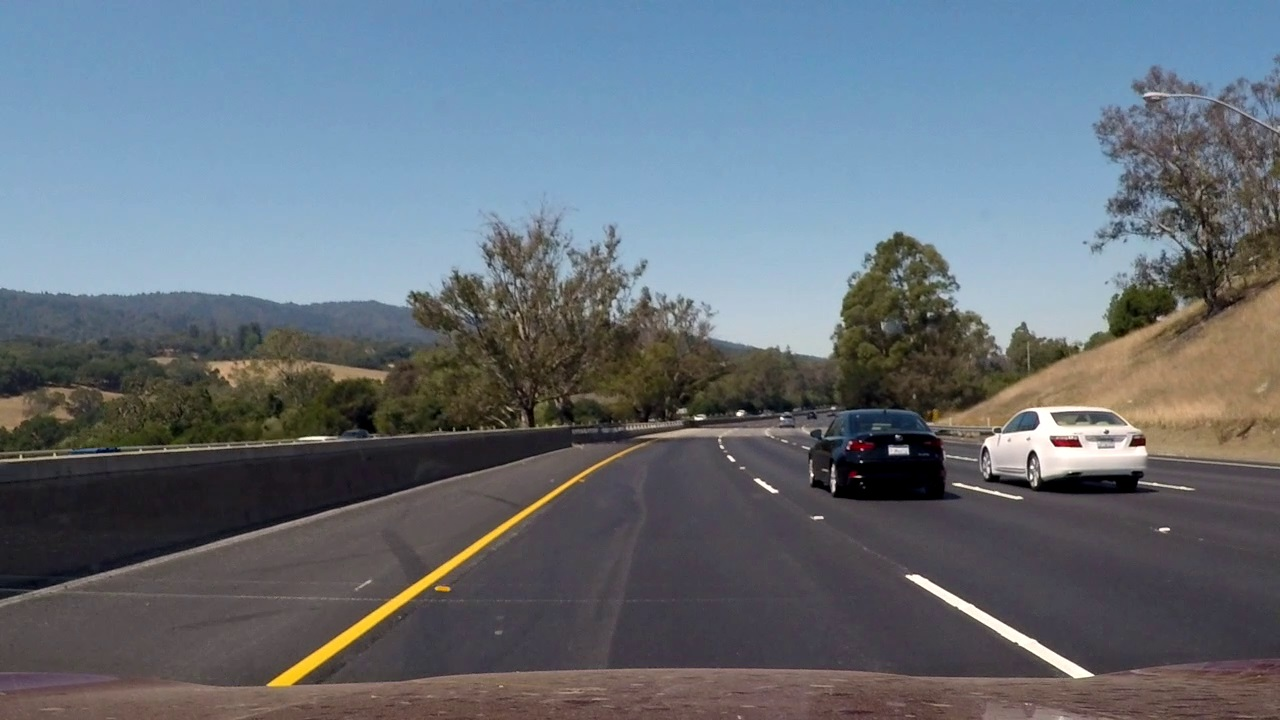
#> input picture test_images/challengeSnap1.jpg, 1280 x 720 px; its folder holds only this picture in this run
$ jupyter execute --allow-errors P1.ipynb   (shell and % lines are left out)
#> lines starting #> are read from the running program, lines starting #| are printed output that depends on the picture; after the words box and inside, x2 and y2 are one past the last pixel; in counts of white or black regions, pixels touching at a corner belong together
# Self-Driving Car Engineer Nanodegree

## Project: **Finding Lane Lines on the Road**
***
In this project, you will use the tools you learned about in the lesson to identify lane lines on the road.  You can develop your pipeline on a series of individual images, and later apply the result to a video stream (really just a series of images). Check out the video clip "raw-lines-example.mp4" (also contained in this repository) to see what the output should look like after using the helper functions below.

Once you have a result that looks roughly like "raw-lines-example.mp4", you'll need to get creative and try to average and/or extrapolate the line segments you've detected to map out the full extent of the lane lines.  You can see an example of the result you're going for in the video "P1_example.mp4".  Ultimately, you would like to draw just one line for the left side of the lane, and one for the right.

In addition to implementing code, there is a brief writeup to complete. The writeup should be completed in a separate file, which can be either a markdown file or a pdf document. There is a [write up template](https://github.com/udacity/CarND-LaneLines-P1/blob/master/writeup_template.md) that can be used to guide the writing process. Completing both the code in the Ipython notebook and the writeup template will cover all of the [rubric points](https://review.udacity.com/#!/rubrics/322/view) for this project.

---
Let's have a look at our first image called 'test_images/solidWhiteRight.jpg'.  Run the 2 cells below (hit Shift-Enter or the "play" button above) to display the image.

**Note: If, at any point, you encounter frozen display windows or other confounding issues, you can always start again with a clean slate by going to the "Kernel" menu above and selecting "Restart & Clear Output".**

---

**The tools you have are color selection, region of interest selection, grayscaling, Gaussian smoothing, Canny Edge Detection and Hough Tranform line detection.  You  are also free to explore and try other techniques that were not presented in the lesson.  Your goal is piece together a pipeline to detect the line segments in the image, then average/extrapolate them and draw them onto the image for display (as below).  Once you have a working pipeline, try it out on the video stream below.**

---

<figure>

 <figcaption>
 <p></p>
 <p style="text-align: center;"> Your output should look something like this (above) after detecting line segments using the helper functions below </p>
 </figcaption>
</figure>
 <p></p>
<figure>

 <figcaption>
 <p></p>
 <p style="text-align: center;"> Your goal is to connect/average/extrapolate line segments to get output like this</p>
 </figcaption>
</figure>

**Run the cell below to import some packages.  If you get an `import error` for a package you've already installed, try changing your kernel (select the Kernel menu above --> Change Kernel).  Still have problems?  Try relaunching Jupyter Notebook from the terminal prompt.  Also, consult the forums for more troubleshooting tips.**

## Import Packages

[cell 1]
#importing some useful packages
from __future__ import print_function
import matplotlib.pyplot as plt
import matplotlib.image as mpimg
import numpy as np
import cv2
import glob
# from ipywidgets import interact, interactive, fixed, interact_manual
# import ipywidgets as widgets

## Read in an Image

#> (a cell that did not finish here is left out)

## Ideas for Lane Detection Pipeline

**Some OpenCV functions (beyond those introduced in the lesson) that might be useful for this project are:**

`cv2.inRange()` for color selection
`cv2.fillPoly()` for regions selection
`cv2.line()` to draw lines on an image given endpoints
`cv2.addWeighted()` to coadd / overlay two images
`cv2.cvtColor()` to grayscale or change color
`cv2.imwrite()` to output images to file
`cv2.bitwise_and()` to apply a mask to an image

**Check out the OpenCV documentation to learn about these and discover even more awesome functionality!**

## Helper Functions

Below are some helper functions to help get you started. They should look familiar from the lesson!

[cell 3]
import math

def grayscale(img):
    """Applies the Grayscale transform
    This will return an image with only one color channel
    but NOTE: to see the returned image as grayscale
    (assuming your grayscaled image is called 'gray')
    you should call plt.imshow(gray, cmap='gray')"""
#     return cv2.cvtColor(img, cv2.COLOR_RGB2GRAY)
    # Or use BGR2GRAY if you read an image with cv2.imread()
    return cv2.cvtColor(img, cv2.COLOR_BGR2GRAY)

def canny(img, low_threshold, high_threshold):
    """Applies the Canny transform"""
    return cv2.Canny(img, low_threshold, high_threshold)

def gaussian_blur(img, kernel_size):
    """Applies a Gaussian Noise kernel"""
    return cv2.GaussianBlur(img, (kernel_size, kernel_size), 0)

def region_of_interest(img, vertices):
    """
    Applies an image mask.

    Only keeps the region of the image defined by the polygon
    formed from `vertices`. The rest of the image is set to black.
    `vertices` should be a numpy array of integer points.
    """
    #defining a blank mask to start with
    mask = np.zeros_like(img)

    #defining a 3 channel or 1 channel color to fill the mask with depending on the input image
    if len(img.shape) > 2:
        channel_count = img.shape[2]  # i.e. 3 or 4 depending on your image
        ignore_mask_color = (255,) * channel_count
    else:
        ignore_mask_color = 255

    #filling pixels inside the polygon defined by "vertices" with the fill color
    cv2.fillPoly(mask, vertices, ignore_mask_color)

    #returning the image only where mask pixels are nonzero
    masked_image = cv2.bitwise_and(img, mask)
    return masked_image


def draw_lines(img, lines, color=[255, 0, 0], thickness=15):
    """
    NOTE: this is the function you might want to use as a starting point once you want to
    average/extrapolate the line segments you detect to map out the full
    extent of the lane (going from the result shown in raw-lines-example.mp4
    to that shown in P1_example.mp4).

    Think about things like separating line segments by their
    slope ((y2-y1)/(x2-x1)) to decide which segments are part of the left
    line vs. the right line.  Then, you can average the position of each of
    the lines and extrapolate to the top and bottom of the lane.

    This function draws `lines` with `color` and `thickness`.
    Lines are drawn on the image inplace (mutates the image).
    If you want to make the lines semi-transparent, think about combining
    this function with the weighted_img() function below
    """
    rm = []
    lm = []
    rc = []
    lc = []

    xsize = img.shape[1]
    ysize = img.shape[0]
    y_top = ysize*0.58
    y_bot = ysize

    for line in lines:
        for x1,y1,x2,y2 in line:
            slope = (1.0*y2-1.0*y1)/(1.0*x2-1.0*x1)
            center = [(1.0*x2+1.0*x1)/2.0, (1.0*y2+1.0*y1)/2.0]
            if slope<-0.5 and slope>-0.8 and center[0]<(xsize/2.0):
                lm.append(slope)
                lc.append(center)
#                 cv2.line(img, (x1, y1), (x2, y2), [255, 0, 0], 2)
            elif slope>0.5 and slope<0.8 and center[0]>(xsize/2.0):
                rm.append(slope)
                rc.append(center)
#                 cv2.line(img, (x1, y1), (x2, y2), [0, 255, 0], 2)
    if len(lm)>0:
        l_slope = np.sum(lm)/len(lm)
        l_center = np.divide(np.sum(lc,axis=0),len(lc))
        x_l_top = l_center[0]-(l_center[1]-y_top)/l_slope
        x_l_bottom = l_center[0]-(l_center[1]-y_bot)/l_slope
        combinedImage = cv2.line(img, (int(x_l_top), int(y_top)), (int(x_l_bottom), int(y_bot)), color, thickness)

    if len(rm)>0:
        r_slope = np.sum(rm)/len(rm)
        r_center = np.divide(np.sum(rc,axis=0),len(rc))
        x_r_top = r_center[0]-(r_center[1]-y_top)/r_slope
        x_r_bottom = r_center[0]-(r_center[1]-y_bot)/r_slope
        combinedImage = cv2.line(img, (int(x_r_top), int(y_top)), (int(x_r_bottom), int(y_bot)), color, thickness)


def hough_lines(img, rho, theta, threshold, min_line_len, max_line_gap):
    """
    `img` should be the output of a Canny transform.

    Returns an image with hough lines drawn.
    """
    lines = cv2.HoughLinesP(img, rho, theta, threshold, np.array([]), minLineLength=min_line_len, maxLineGap=max_line_gap)
    line_img = np.zeros((img.shape[0], img.shape[1], 3), dtype=np.uint8)
    draw_lines(line_img, lines)
    return line_img

# Python 3 has support for cool math symbols.

def weighted_img(img, initial_img, α=0.8, β=1., γ=0.):
    """
    `img` is the output of the hough_lines(), An image with lines drawn on it.
    Should be a blank image (all black) with lines drawn on it.

    `initial_img` should be the image before any processing.

    The result image is computed as follows:

    initial_img * α + img * β + γ
    NOTE: initial_img and img must be the same shape!
    """
    return cv2.addWeighted(initial_img, α, img, β, γ)

## Test Images

Build your pipeline to work on the images in the directory "test_images"
**You should make sure your pipeline works well on these images before you try the videos.**

[cell 4]
import os
imgList = os.listdir("test_images/")
#> imgList = ['challengeSnap1.jpg']
print(imgList)
#| ['challengeSnap1.jpg']

## Build a Lane Finding Pipeline

Build the pipeline and run your solution on all test_images. Make copies into the `test_images_output` directory, and you can use the images in your writeup report.

Try tuning the various parameters, especially the low and high Canny thresholds as well as the Hough lines parameters.

[cell 5]
images = [mpimg.imread(file) for file in glob.glob('test_images/*jpg')]
#> images = 1 item
for i in range(0,len(images)):
    plt.figure()
    plt.imshow(images[i])
#> this loop made 1 pass

[cell 6]
def colorPipe(image, lightingLow = 200, hueLow = 15, hueHigh = 30, debug = False):
    """Color Selecting From Each Image"""
    ## convert to hsv
    hls = cv2.cvtColor(image, cv2.COLOR_RGB2HLS)

    ## mask of white (0,0,0) ~ (180, 255,255)
    mask1 = cv2.inRange(hls, (0, lightingLow, 0), (180, 255,255))

    ## mask of yellow (25,0,150) ~ (36, 255, 255)
    mask2 = cv2.inRange(hls, (hueLow,100,100), (hueHigh, 255, 255))

    ## final mask and masked
    mask = cv2.bitwise_or(mask1, mask2)
    hsvMask1Select = cv2.bitwise_and(image,image, mask=mask1)
    hsvMask2Select = cv2.bitwise_and(image,image, mask=mask2)
    colorSelectImage = cv2.bitwise_and(image,image, mask=mask)

    if debug:
        ## plot final masked images
        print("Color select pipe output:")
        f, axarr = plt.subplots(1,4,figsize=(20, 5))
        axarr[0].imshow(image)
        axarr[1].imshow(hsvMask1Select)
        axarr[2].imshow(hsvMask2Select)
        axarr[3].imshow(colorSelectImage)

    return colorSelectImage

[cell 7]
# Testing color pipe parameters here
# interact_manual(colorPipe, image=fixed(images[4]),
#                 lightingLow = 200, hueLow = 15, hueHigh = 30,
#                 debug = fixed(True))

[cell 8]
def regionPipe(image, bottomLeftXOffset = 0.08,bottomRightXOffset = 0.94,
               topLeftXOffset = 0.44, topRightXOffset = 0.552,
               horizon = 0.598, debug = False):
    # Region Selecting From Each Image
    region_select = np.copy(image)
    ysize = image.shape[0]
    xsize = image.shape[1]

    # Vertices of a quadrilateral
    left_bottom = np.array([xsize*bottomLeftXOffset, ysize])
    right_bottom = np.array([xsize*bottomRightXOffset,ysize])
    left_top = np.array([xsize*topLeftXOffset, ysize*horizon])
    right_top = np.array([xsize*topRightXOffset, ysize*horizon])
    vertices = np.array( [[left_top,left_bottom,right_bottom,right_top]], dtype=np.int32 )
    regionImage = region_of_interest(image, vertices)
    if debug:
        ## plot final masked images
        print("Region select pipe output:")
        plt.figure()
        plt.imshow(regionImage, cmap='gray')

    return(regionImage)

[cell 9]
# [5 lines of commented-out code are left out]

[cell 10]
def cannyPipe(image, kernel_size = 7, low_threshold = 50, ratio = 3, debug=False):
    # Region Selecting From Each Image
    cannyImages=[]
    high_threshold = low_threshold * ratio

    for i in range(0,len(images)):
        grayImg = grayscale(image)
        blur_grayImg = gaussian_blur(grayImg, kernel_size)
        cannyImage = canny(blur_grayImg, low_threshold, high_threshold)

    if debug:
        print("Canny pipe output:")
#         f, axarr = plt.subplots(1,2,figsize=(20, 5))
#         axarr[0].imshow(image)
#         axarr[1].imshow(cannyImage, cmap = 'gray')
        plt.imshow(cannyImage, cmap = 'gray')
        plt.show()

    return(cannyImage)

[cell 11]
# interact_manual(cannyPipe, image=fixed(images[4]),
#                 kernel_size = 5, low_threshold = 40, ratio =3,
#                 debug = fixed(True))

[cell 12]
def houghPipe(image, origImage, debug=False):
    rho = 1
    theta =np.pi/180
    threshold = 18
    min_line_len = 15
    max_line_gap = 25
    lineImage = hough_lines(image, rho, theta, threshold, min_line_len, max_line_gap)
    houghImage = weighted_img(lineImage, origImage, α=0.8, β=1., γ=0.)

    if debug:
        # Display the image
        plt.imshow(houghImage, cmap = 'gray')

    return houghImage

[cell 13]
houghImages=[]
for i in range(len(images)):
    colorSelImages = colorPipe(images[i])
    cannyImages = cannyPipe(colorSelImages)
    regionSelImages = regionPipe(cannyImages)
    houghImage = houghPipe(regionSelImages,images[i])
    houghImages.append(houghImage)

    f, axarr = plt.subplots(1,3,figsize=(20, 5))
    axarr[0].imshow(images[i])
    axarr[1].imshow(regionSelImages, cmap = 'gray')
    axarr[2].imshow(houghImage, cmap = 'gray')
#> this loop made 1 pass
#> (high_threshold in cannyPipe, left_bottom in regionPipe, right_bottom in regionPipe, left_top in regionPipe, right_top in regionPipe, vertices in regionPipe) on pass 1: (150, [102.4, 720], [1203.2, 720], [563.2, 430.6], [706.6, 430.6], [[563, 430], [102, 720], [1203, 720], [706, 430]])
#> pass 1, in colorPipe, `mask1 = cv2.inRange(hls, (0, lightingLow, 0), (180, 255,255))`:
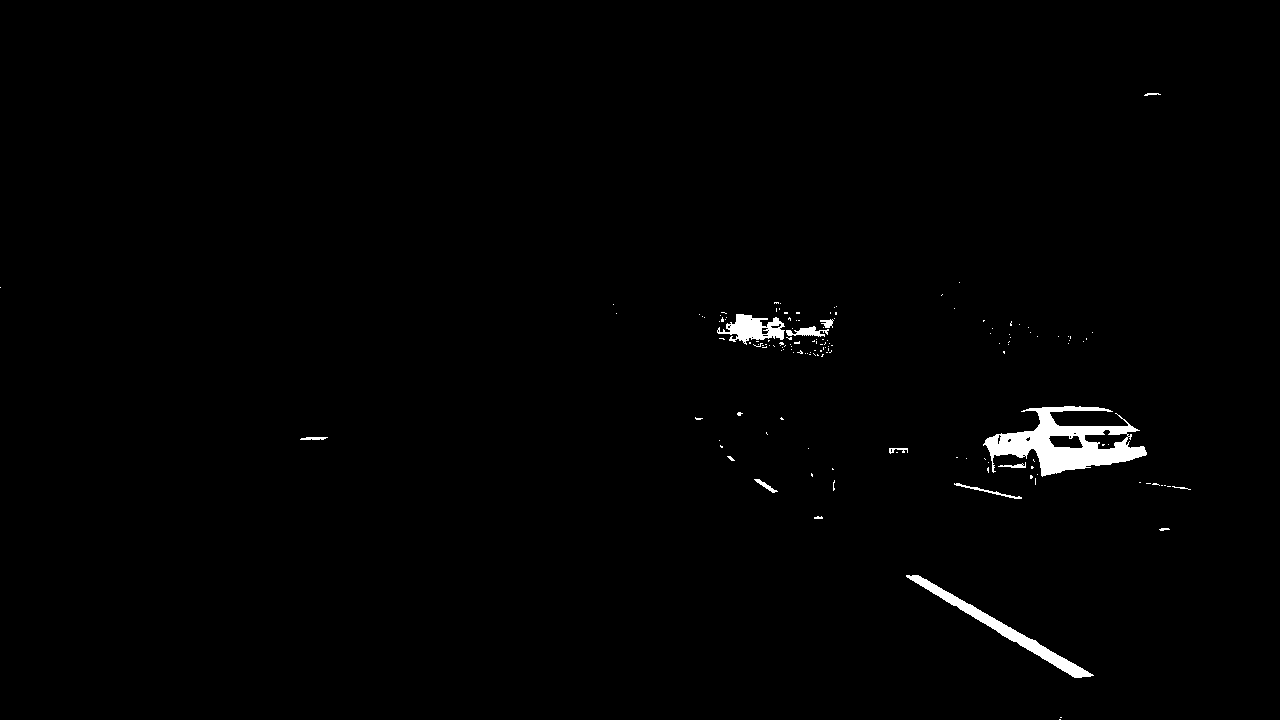
#> mask1: shape (720, 1280); 1% white; 146 white regions (131 under 20 px), largest, box (x1, y1, x2, y2) and area: (983, 406, 1147, 477) 5007, (906, 575, 1094, 678) 2030, (717, 314, 785, 345) 1087
#> pass 1, in colorPipe, `mask = cv2.bitwise_or(mask1, mask2)`:
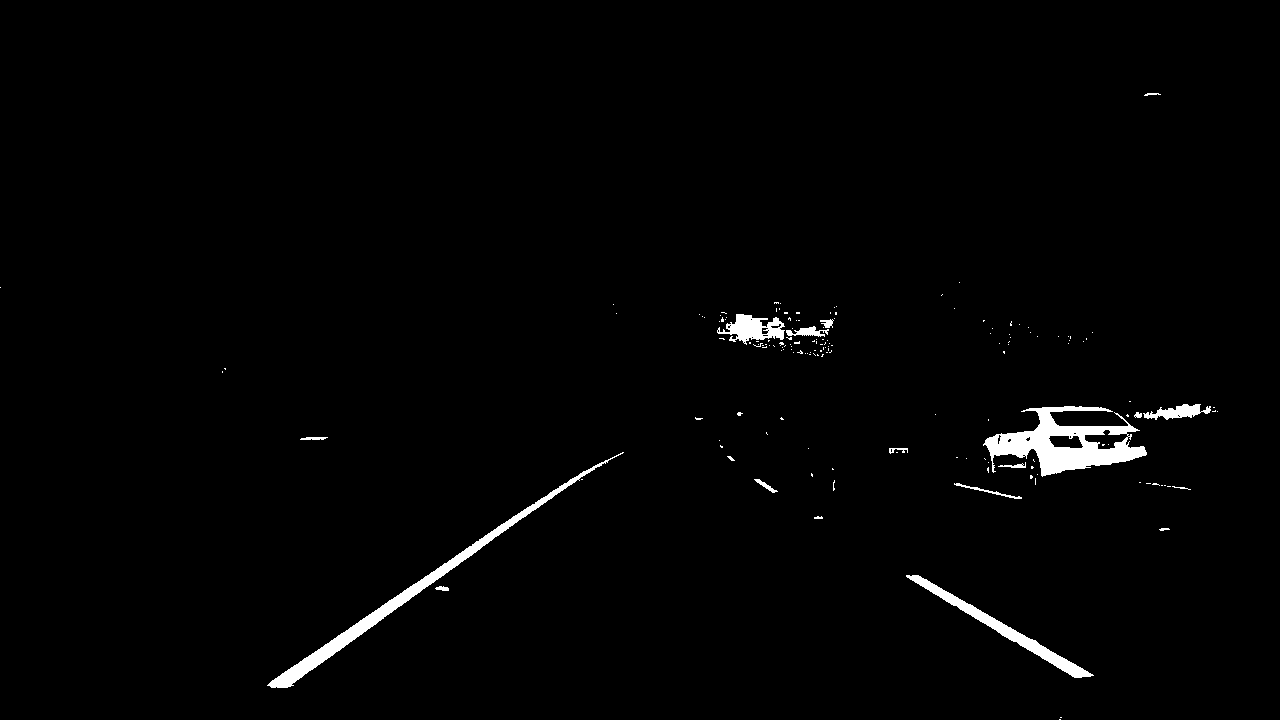
#> mask: shape (720, 1280); 1.5% white; 160 white regions (141 under 20 px), largest, box (x1, y1, x2, y2) and area: (983, 406, 1147, 477) 5018, (267, 452, 624, 688) 3715, (906, 575, 1094, 678) 2030
#> after the loop:
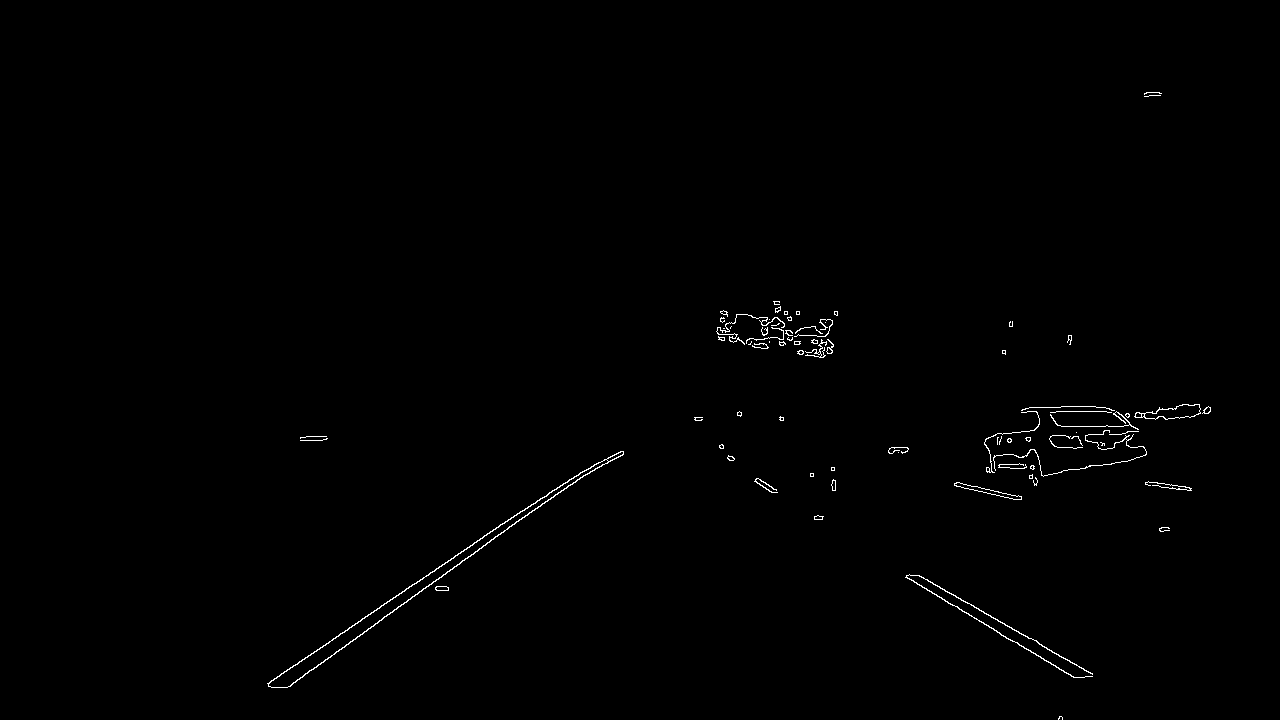
#> cannyImages: shape (720, 1280); 0.51% white in thin lines or dots, all inside (x1, y1, x2, y2) = (267, 92, 1211, 720)
#> after the loop:
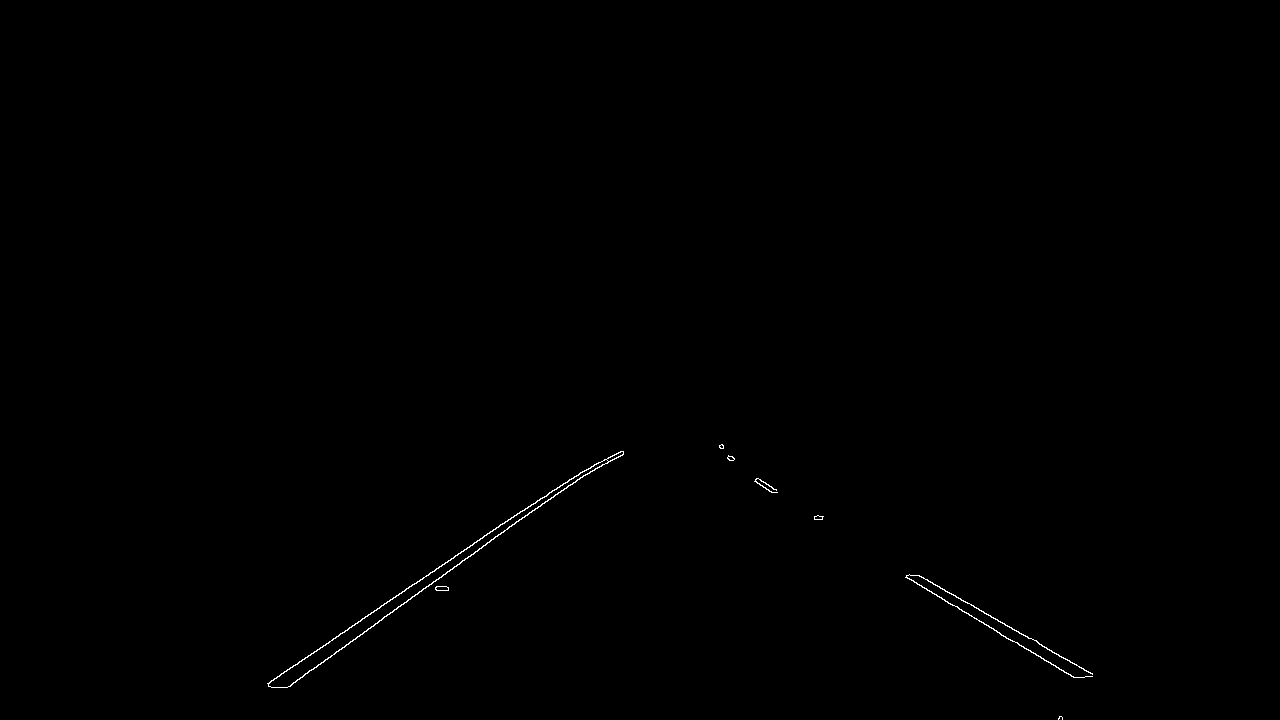
#> regionSelImages: shape (720, 1280); 0.21% white in thin lines or dots, all inside (x1, y1, x2, y2) = (267, 444, 1093, 720)
#> after the loop, houghImages = 1 item
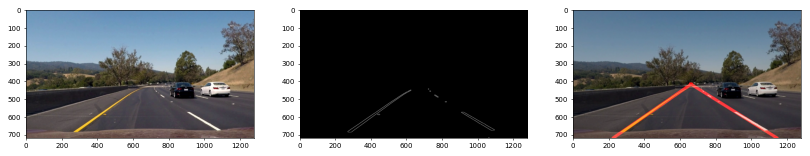
#> figure drawn by matplotlib, 3 panels
